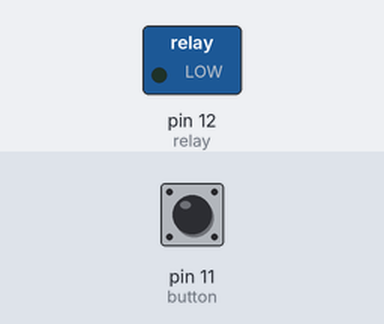
Simulated run of this sketch. Board: Arduino Uno, built with avr-gcc and run on an emulated ATmega328P. Parts: switched loads named in the sketch (green lamp = pin HIGH). The test bench sets the inputs (shaded band); at power-on: pin 11 (button) LOW.

Above: at 1.2 s.
1.3 s: pin 11 (button) pulled HIGH for 0.15 s
At 1.9 s:
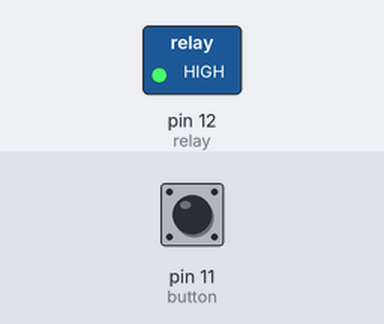
2.9 s: pin 11 (button) pulled HIGH for 1 s
At 3.2 s:
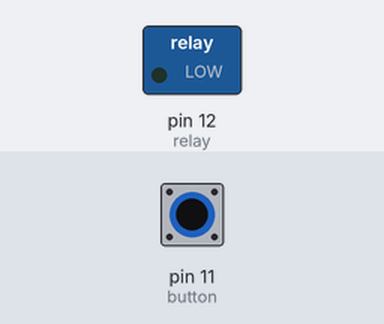
5.4 s: pin 11 (button) pulled HIGH for 3.2 s
At 6.3 s:
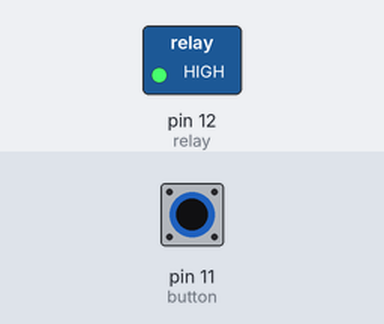
Timing chart, 0 to 8.4 s (numbered marks = the images above; inputs shaded):
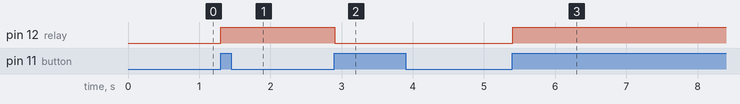

Measured:
- after the input at 1.3 s, pin 12 (relay): LOW → HIGH at once
- after the input at 2.9 s, pin 12 (relay): HIGH → LOW at once
- after the input at 5.4 s, pin 12 (relay): LOW → HIGH at once

The sketch:

Toggle_a_Relay_by_PushButton_with_Arduino.ino
```cpp
//Anokhautomation
//Toggle a Relay by a Push button and Arduino
//follow  the circuit diagram


int relay = 12;//connect relay to digital pin 12 of Arduino)
int button = 11;//push button to digital pin 11 of Arduino(connet a 10 K resiter to Ground keep it PULLDOWN
int relayState = LOW;// at initial relay status is OFF
int buttonCurrent;// cteaed an integer variable name buttonCurrent
int buttonPrevious = LOW;// default state of button is LOW

void setup()
{
  Serial.begin(9600);//baud rate of serial communication
  pinMode(button, INPUT);//Pin 11 is assigned to receive an INPUT Value
  pinMode(relay , OUTPUT);//Pin 12 is assigned to deliver  an OUTPUT Value
}
void loop() {
  buttonCurrent = digitalRead(button);// the variable( buttonCurrent) will store the value of button
  if (buttonCurrent == HIGH && buttonPrevious == LOW)
  {
    if (relayState == HIGH) {
      relayState = LOW;
    }

    else {
      relayState = HIGH;
    }
  }
  digitalWrite(relay, relayState);
  //Serial.println(relayState);
  buttonPrevious = buttonCurrent;
  delay(100);
}
```
